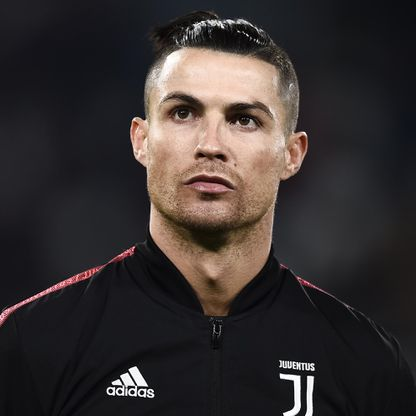
#> input picture images2/0021.jpg, 416 x 416 px, found by its file name
$ jupyter execute 1_object_detection_cascade_classifier.ipynb
#> lines starting #> are read from the running program, lines starting #| are printed output that depends on the picture
[cell 1]
import numpy as np
import cv2

# Face Detection

[cell 2]
img = cv2.imread('./images/0021.jpg')
#> img is the input picture: shape (416, 416, 3); mean B, G, R 48.8, 49.4, 55.8

cv2.imshow('image',img)
cv2.waitKey(0)
cv2.destroyAllWindows()

[cell 3]
# load cascasde classifier - frontalface
face_cascade = cv2.CascadeClassifier('./cascade_classifier/haarcascade_frontalface_default.xml')

[cell 4]
# apply cascade classfier to an image
faces,num_detection = face_cascade.detectMultiScale2(img)
#> faces = [[114, 40, 196, 196]]; num_detection = [89]

[cell 5]
print(faces)
#| [[114  40 196 196]]

[cell 6]
print(num_detection)
#| [89]

[cell 7]
pt1 = (114,40)
pt2 = (114+196, 40+196)
# draw the rectangle
cv2.rectangle(img,pt1,pt2,(0,255,0))

cv2.imshow('face detection',img)
cv2.waitKey(0)
cv2.destroyAllWindows()

[cell 8]
# draw the circle
cx = 114 + 196//2
cy = 40 + 196 //2
r = 196 //2

cv2.circle(img,(cx,cy),r,(0,255,255),2)
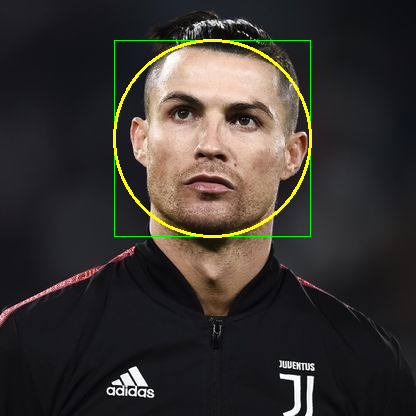
#> img: shape (416, 416, 3); mean B, G, R 48.2, 52.5, 57.8
cv2.imshow('face detection circle',img)
cv2.waitKey(0)
cv2.destroyAllWindows()

# Multiple Face Detection

[cell 9]
img = cv2.imread('./images/friends.jpg')

cv2.imshow('image',img)
cv2.waitKey(0)
cv2.destroyAllWindows()

[cell 10]
face_cascade = cv2.CascadeClassifier('./cascade_classifier/haarcascade_frontalface_default.xml')


# step-1: apply cascade classifier to an image
faces,num_detection = face_cascade.detectMultiScale2(img,minNeighbors=8)
#> faces = (); num_detection = ()
# step-2: run a loop
for x,y,w,h in faces:
    cv2.rectangle(img,(x,y),(x+w,y+h),(0,255,0))
#> this loop made 0 passes

# step-3: display the image
cv2.imshow('face detection',img)
cv2.waitKey(0)
cv2.destroyAllWindows()

# Faces & Eyes Detection

[cell 11]
img = cv2.imread('./images/friends.jpg')

cv2.imshow('image',img)
cv2.waitKey(0)
cv2.destroyAllWindows()

[cell 12]
face_cascade = cv2.CascadeClassifier('./cascade_classifier/haarcascade_frontalface_default.xml')
eye_cascade = cv2.CascadeClassifier('./cascade_classifier/haarcascade_eye.xml')

[cell 13]
# step -1: Face Detection
faces, num_detection_face =face_cascade.detectMultiScale2(img,minNeighbors=8)
#> num_detection_face = ()
for x,y,w,h in faces:
    cv2.rectangle(img,(x,y),(x+w,y+h),(0,255,0))

    # step -2: croping the face
    face_roi = img[y:y+h,x:x+h] # croping the image
    # step -3: apply to cascasde classifier (eye)
    eyes,num_detection_eyes = eye_cascade.detectMultiScale2(face_roi)
    for ex, ey, ew, eh in eyes:
        cx = x+ex+ew//2
        cy = y+ey+eh//2
        r = eh //2
        cv2.circle(img,(cx,cy),r,(255,0,255),2)

# step-3:
cv2.imshow('face eye detection',img)
cv2.waitKey(0)
cv2.destroyAllWindows()

# Faces , Eyes, Smiles Detection

[cell 14]
img = cv2.imread('./images/friends.jpg')

cv2.imshow('image',img)
cv2.waitKey(0)
cv2.destroyAllWindows()

[cell 15]
face_cascade = cv2.CascadeClassifier('./cascade_classifier/haarcascade_frontalface_default.xml')
eye_cascade = cv2.CascadeClassifier('./cascade_classifier/haarcascade_eye.xml')
smile_cascade = cv2.CascadeClassifier('./cascade_classifier/haarcascade_smile.xml')

# step -1: Face Detection
faces, num_detection_face =face_cascade.detectMultiScale2(img,minNeighbors=8)
for x,y,w,h in faces:
    face_roi = img[y:y+h,x:x+h].copy() # croping the image
    cv2.rectangle(img,(x,y),(x+w,y+h),(0,255,0))


    # step -2: apply to cascasde classifier (eye)
    eyes,num_detection_eyes = eye_cascade.detectMultiScale2(face_roi)
    for ex, ey, ew, eh in eyes:
        cx = x+ex+ew//2
        cy = y+ey+eh//2
        r = eh //2
        cv2.circle(img,(cx,cy),r,(255,0,255),2)

    # step -3: smile detection
    smiles , num_detection_smile = smile_cascade.detectMultiScale2(face_roi)
    for sx,sy, sw,sh in smiles:
        cv2.rectangle(img,(x+sx,y+sy),(x+sx+sw,y+sy+sh),(255,0,0),2)


# step-4:
cv2.imshow('face eye smiles detection',img)
cv2.waitKey(0)
cv2.destroyAllWindows()


$ run again, with images2/2200.jpg copied over images2/0021.jpg
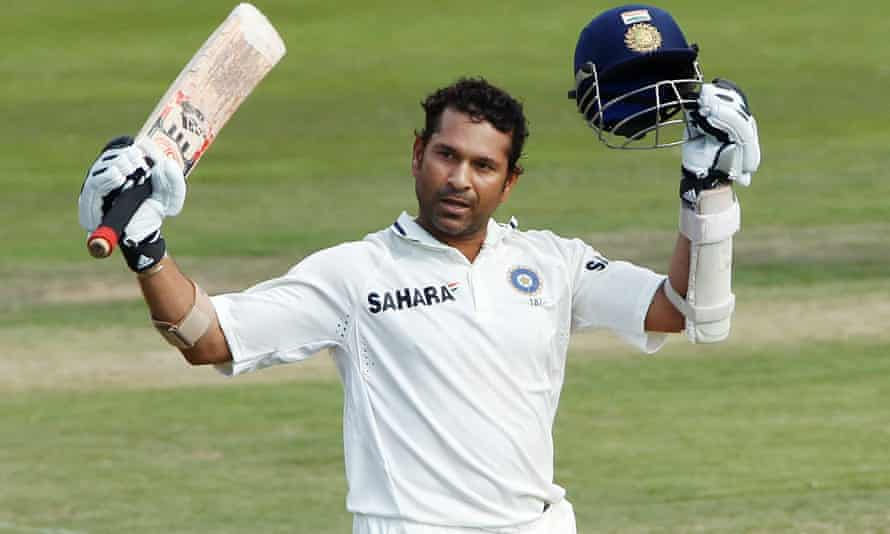
#> input picture images2/2200.jpg, 890 x 534 px, found by its file name
#> img is the input picture: shape (534, 890, 3); mean B, G, R 119.5, 156.9, 148.7
#> `faces,num_detection = face_cascade.detectMultiScale2(img)`: faces = [[407, 119, 112, 112], [662, 175, 91, 91]]; num_detection = [54, 5]
#| [[407 119 112 112]
#|  [662 175  91  91]]
#| [54  5]
#> `cv2.circle(img,(cx,cy),r,(0,255,255),2)`:
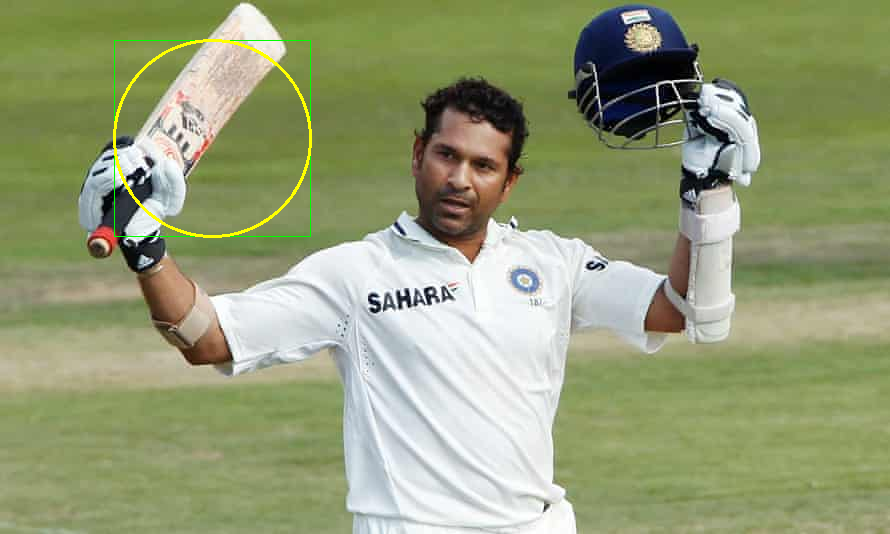
#> img: shape (534, 890, 3); mean B, G, R 118.9, 157.4, 148.9
#> `faces,num_detection = face_cascade.detectMultiScale2(img,minNeighbors=8)`: faces = ()

$ run again, with images2/beach.jpg copied over images2/0021.jpg
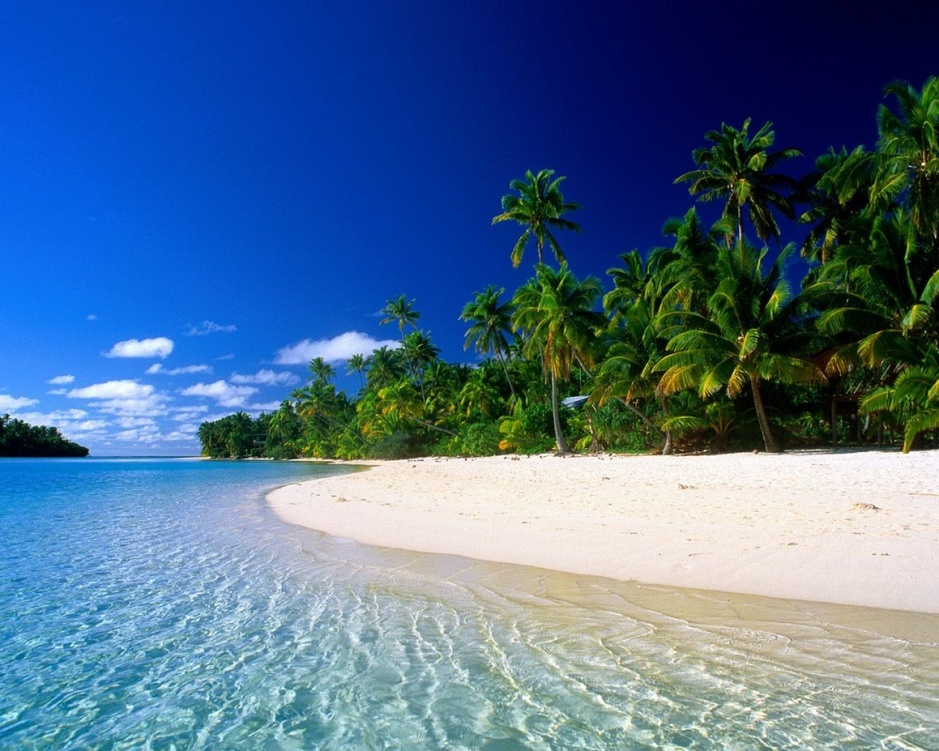
#> input picture images2/beach.jpg, 939 x 751 px, shrunk from 1500 x 1200 before the run, found by its file name
#> img is the input picture: shape (751, 939, 3); mean B, G, R 145.4, 111.3, 79.2
#> faces = ()
#> `cv2.circle(img,(cx,cy),r,(0,255,255),2)`:
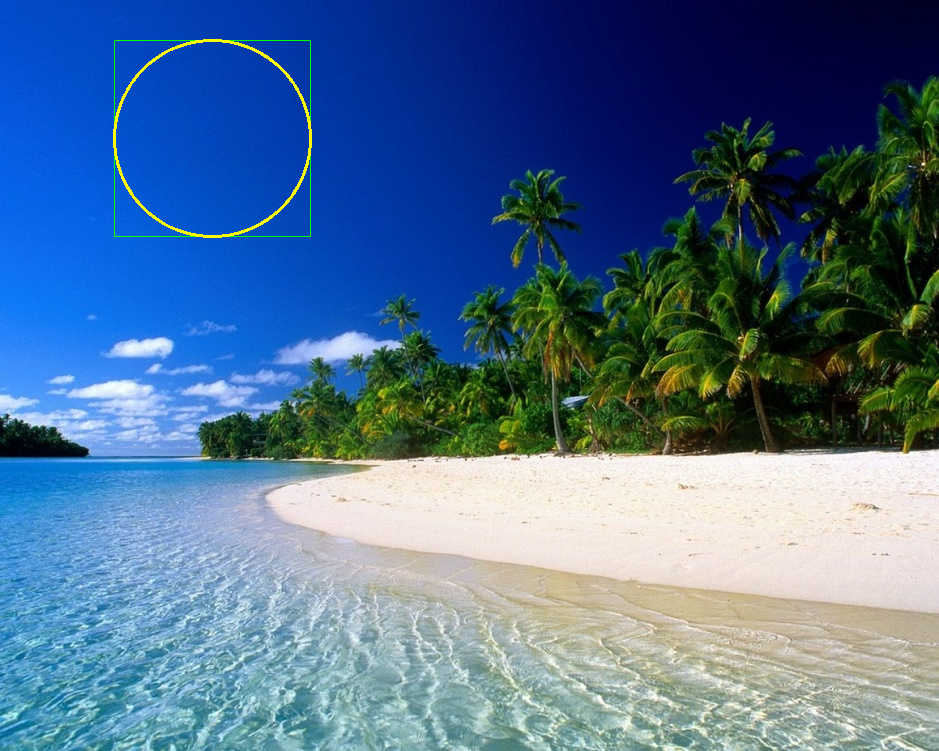
#> img: shape (751, 939, 3); mean B, G, R 144.7, 111.9, 79.8
